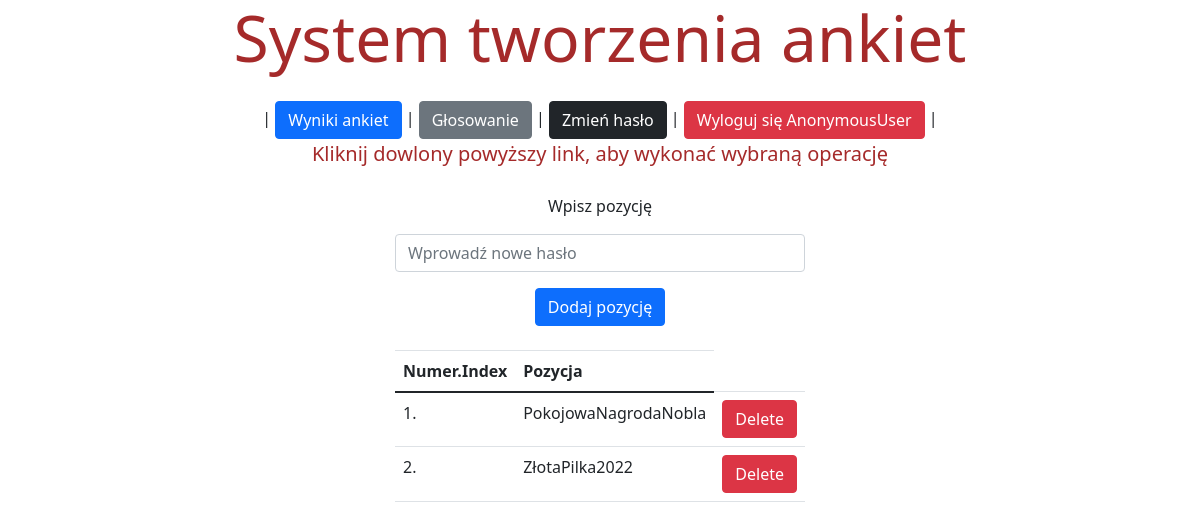
/positions/, run on the app's committed database.
### polls/models.py (models this page shows, shortened)
class Positions(models.Model):
    position_id = models.AutoField(primary_key=True)
    position_name = models.CharField(max_length=32)

### polls/views.py (the view, shortened to what this page needs)
# urls.py: path("positions/", views.positions, name="positions"),
def positions(request):
    pos = Positions.objects.all()
    return render(request, "positions.html", {'pos':pos})

### polls/templates/positions.html (shortened to what this page needs)
{% extends 'base.html' %}
{% load static %}
{% block body %}
<div class="container mt-4">
    <form method="post" > {% csrf_token %}
      <table align="center"><tr><td>
      <div class="form-group">
        <center><label for="exampleInputEmail1">Wpisz pozycję</label></center>
        <input class="form-control mt-2" name="poz" placeholder="Wprowadź nowe hasło" required>
      </div>
      <center><button type='submit' class="btn btn-primary" >Dodaj pozycję </button></center>
    </form>
    <br><table class="table table-hover" id="example">
        <thead>
            <tr>
                <th>Numer.Index</th>
                <th>Pozycja</th>
            </tr>
        </thead>
        <tbody>
            {% for p in pos %}
            <tr>
                <td>{{forloop.counter}}.</td>
                <td>{{p.position_name}}</td>
                <td><button class="btn btn-danger" onclick="document.location='/positionsDelete/{{p.position_name}}/'">Delete</button></td>
            {% endfor %}
        </tbody>
    </table>
    </div>
{% endblock %}

### data on the page
Positions: position_name "PokojowaNagrodaNobla"
Positions: position_name "ZłotaPilka2022"

### other printed values
{{ user }} "AnonymousUser"
